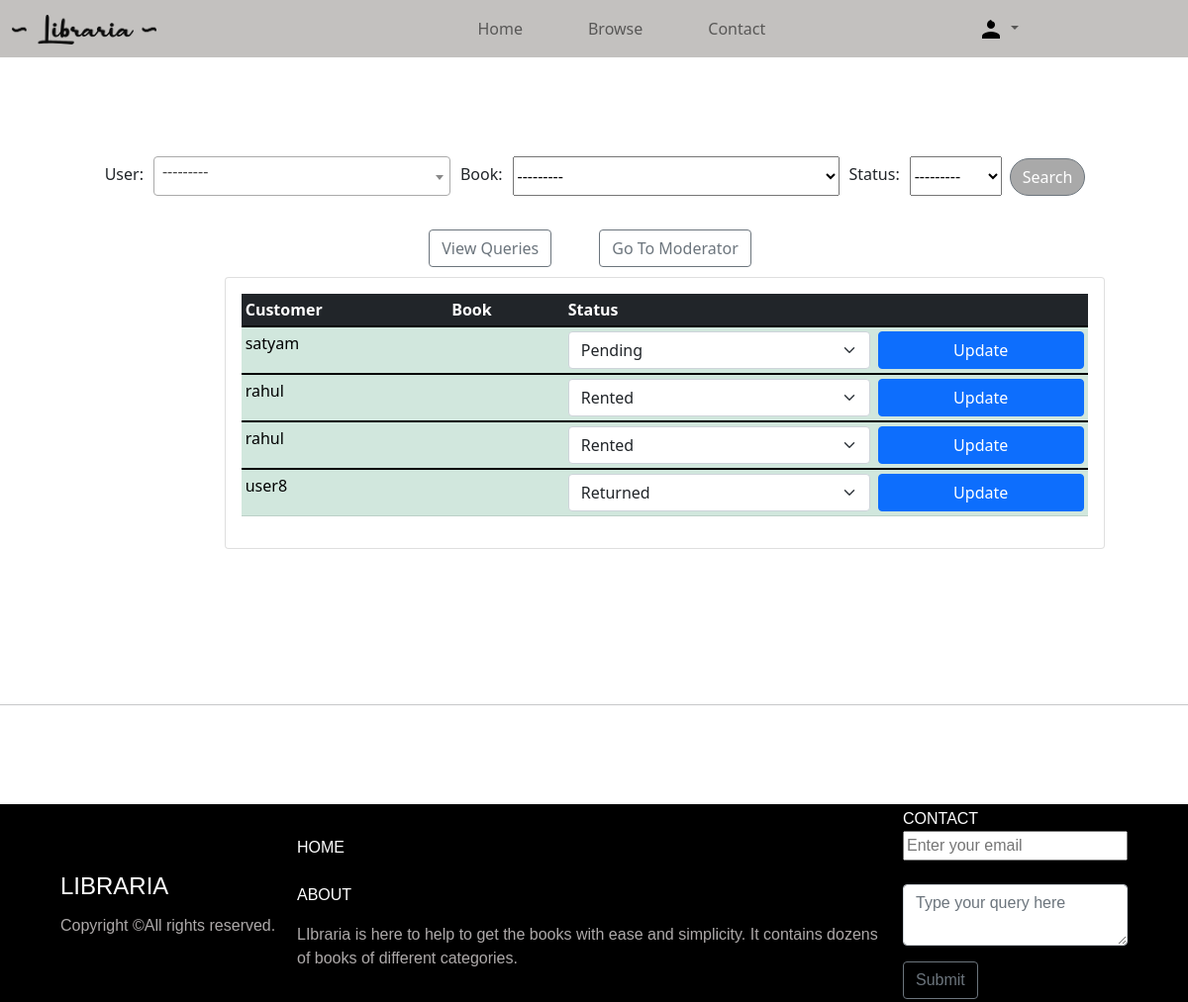
The page /customers/ (signed in) on the database its author committed.
### accounts/models.py (models this page shows, shortened)
class Order(models.Model):
    STATUS=(('Rented','Rented'),('Pending','Pending'),('Returned','Returned'))
    user=models.ForeignKey(User,on_delete=models.CASCADE,null=True)
    book=models.ForeignKey(Book, max_length=200, on_delete=models.SET_NULL,null=True)
    status=models.CharField(max_length=200, null=True,choices=STATUS)
    dateordered=models.DateTimeField(auto_now_add=True, null=True)

### accounts/decorators.py (the view)
        def wrap_func(request,*args, **kwargs):
            group=None
            if request.user.groups.exists():
                group=request.user.groups.all()[0].name
            if group in allowed_roles:
                return view_func(request,*args, **kwargs)
            else:
                return HttpResponse("not authorized")

### accounts/models.py (called while the page is built)
    def __str__(self):
        return self.name

### accounts/views.py (called while the page is built)
@login_required(login_url='login')
@allowedUsers(['admin'])
def customers(request):
    group_admin=Group.objects.get(name='admin')
    admin_users=User.objects.filter(groups=group_admin)
    orders=Order.objects.all().order_by('user','dateordered')
    myfilter=Orderfilter(request.GET,queryset=orders)
    orders=myfilter.qs
    context={'orders':orders,'myfilter':myfilter,'admin_users':admin_users}
    return render(request, 'accounts/customers.html',context)

### accounts/templates/accounts/customers.html (shortened to what this page needs)
{% extends 'accounts/main.html' %} {% block content %}
<br><br>
<br><br>
<form id="searchorder" action="" method="GET">
  {{myfilter.form}}
<button class="btn btn-secondary mx-2 search input" type="submit">Search</button>
</form>
<br>
<div class="btns" style="display:flex;padding: 10px; justify-content: center; align-items: center; ">
  <a href="{% url 'viewquery' %}" type="button" class="btn btn-outline-secondary me-5">View Queries</a>
  <a href="{% url 'moderator' %}" type="button" class="btn btn-outline-secondary me-2">Go To Moderator</a>
</div>
<div style="height: 52vh;justify-content: center; align-items:top; display: flex; width: 70%;">
  <div class="row" >
    <div class="col-md">
      <div class="card card-body" style="width: 230%;">
        <table class="table table-success tabble-stripped table-sm" style="justify-content: center; align-items: center; ">
          <thead class="table-dark">
            <tr>
              <th>Customer</th>
              <th>Book</th>
              <th>Status</th>
              <th></th>
            </tr>
          </thead>
          <tbody>
            {% for i in orders %}
            <tr>
              <form action="{% url 'saveorder' i.id  %}" method="POST">
                <td>{{i.user}}</td>
                <td>{{i.book.name}}</td>
                <td><select name="status" class="form-select" aria-label="Default select example">
                  <option selected>{{i.status}}</option>
                </select></td>
                <td>
                  <input type="submit" value="Update" class="btn btn-primary  sm" style="width: 100%;" >
                </td>
              </form>
            </tr>
          </tbody>
        {% endfor %}
      </table>
    </div>
  </div>
</div>
</div>
{% endblock %}

### static/css/style.css (style rules this page uses)
* { box-sizing: border-box; }
.input { border-radius: 20px; background-color: rgba(0, 0, 0, 0.336); }

### accounts/templates/accounts/customers.html (style rules this page uses)
#searchorder { justify-content: center; align-items: end; display: flex }
label { padding: 10px; }
#searchorder select,#searchorder span { height: 40px; }

### accounts/templates/accounts/footer.html (style rules this page uses)
html { position: relative; min-height: 100%; }
body { margin-bottom: 300px; }

### rows shown on the page
Order: user "satyam", status "Pending"
Order: user "rahul", status "Rented"
Order: user "rahul", status "Rented"
Order: user "user8", status "Returned"
